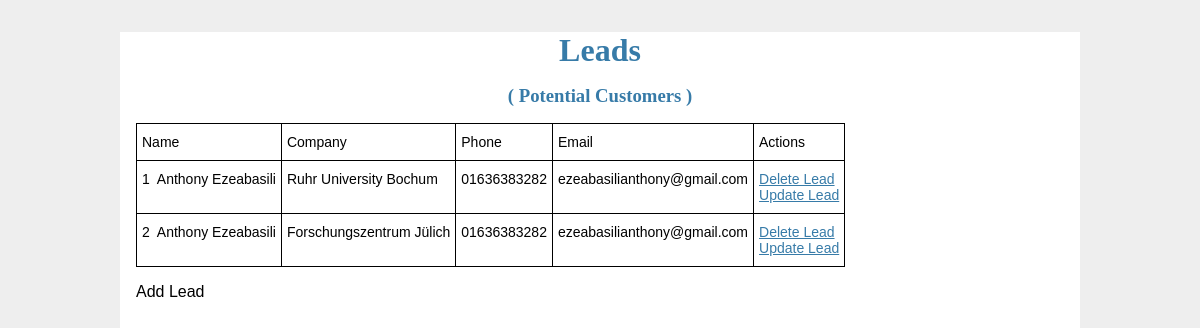
Page /leads on the committed database.
### app.py (models this page shows, shortened)
class Lead(db.Model):
    __tablename__ = 'lead'
    id = db.Column(db.Integer, primary_key=True, autoincrement = True)
    name = db.Column(db.String(200), nullable=False)
    company = db.Column(db.String(200), nullable=False)
    phone = db.Column(db.String(20), nullable=False)
    email = db.Column(db.String(50), nullable=False)
    touch_id = db.Column(db.Integer, db.ForeignKey('touch.id'), nullable=False,
            autoincrement = True)
    touch = db.relationship('Touch', cascade="all,delete", backref = db.backref('touches'), lazy=True)

### app.py (the view)
@app.route('/leads' , methods=['POST', 'GET'])
def leads():
    if request.method == 'POST':
        data = Lead(name=request.form['name'], company = request.form['company'],
                phone=request.form['phone'], email=request.form['email'],
                touch=Touch(description=request.form['description']))
        try:
            db.session.add(data)
            db.session.commit()
            return redirect('/leads')
        except:
            return 'There was an issue adding your lead'
    else:
        lead = Lead.query.order_by(Lead.id).all()
        return render_template('lead.html', lead=lead)

### templates/lead.html (shortened to what this page needs)
{% extends 'base.html' %}
{% block body %}
<div class="content">
    <h1 style="text-align: center">Leads</h1>
    <h3 style="text-align: center"> ( Potential Customers )</h3>
    {% if lead|length < 1 %}
    <h4 style="text-align: center">There are no leads. Create one below!</h4>
    {% else %}
    <table border="1" class="tg">
        <tr>
            <th class="tg-0lax"> Name </th>
            <th class="tg-0lax"> Company </th>
            <th class="tg-0lax"> Phone</th>
            <th class="tg-0lax"> Email</th>
            <th class="tg-0lax"> Actions</th>
        </tr>
        {% for l in lead %}
            <tr>
                <td class="tg-0lax">{{ l.name }}</td>
                <td class="tg-0lax">{{ l.company }}</td>
                <td class="tg-0lax">{{ l.phone }}</td>
                <td class="tg-0lax">{{ l.email }}</td>
                <td class="tg-0lax">
                    <a href="/delete_lead/{{l.id}}">Delete Lead</a>
                    <br>
                    <a href="/update_leads/{{l.id}}">Update Lead</a>
                </td>
            </tr>
        {% endfor %}
    </table>
    {% endif %}
    <p><a href="/add_lead" class="button"> Add Lead </a></p>
</div>
{% endblock %}

### static/css/style.css (style rules this page uses)
html { font-family: sans-serif; background: #eee; padding: 1rem; }
body { max-width: 960px; margin: 0 auto; background: white; }
h1, h2, h3, h4, h5, h6 { font-family: serif; color: #377ba8; margin: 1rem 0; }
table { counter-reset: rowNumber; }
table tr > td:first-child { counter-increment: rowNumber; }
table tr td:first-child::before { content: counter(rowNumber); min-width: 1em; margin-right: 0.5em; }
a.button { -webkit-appearance: button; -moz-appearance: button; appearance: button; text-decoration: none; color: initial; }
a { color: #377ba8; }
.content { padding: 0 1rem 1rem; }
.content:last-child { margin-bottom: 0; }

### templates/lead.html (style rules this page uses)
.tg { border-collapse:collapse;border-spacing:10px; }
.tg td { font-family:Arial, sans-serif;font-size:14px;padding:10px 5px;border-style:solid;border-width:1px;overflow:hidden;word-break:normal;border-color:black; }
.tg th { font-family:Arial, sans-serif;font-size:14px;font-weight:normal;padding:10px 5px;border-style:solid;border-width:1px;overflow:hidden;word-break:normal;border-color:black; }
.tg .tg-0lax { text-align:left;vertical-align:top }

### rows in the picture
Lead: name "Anthony Ezeabasili", company "Ruhr University Bochum", phone "01636383282", email "ezeabasilianthony@gmail.com"
Lead: name "Anthony Ezeabasili", company "Forschungszentrum Jülich", phone "01636383282", email "ezeabasilianthony@gmail.com"
